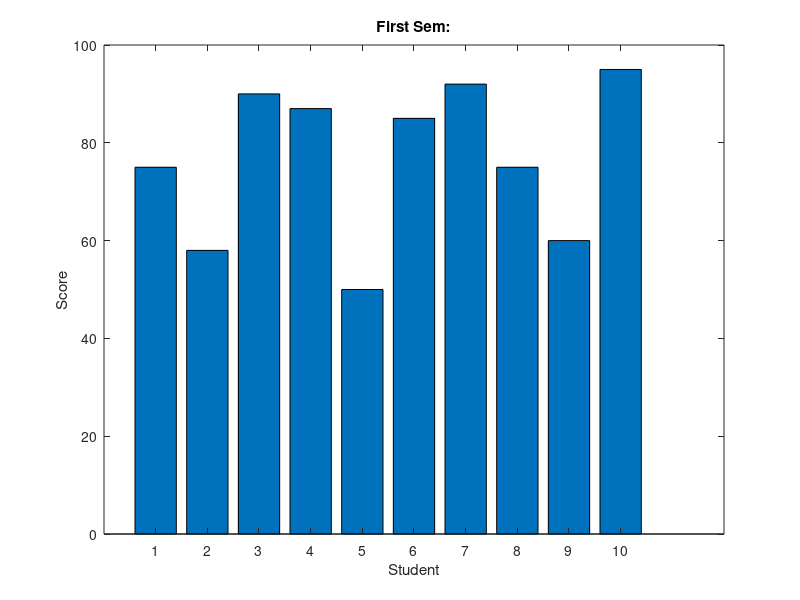
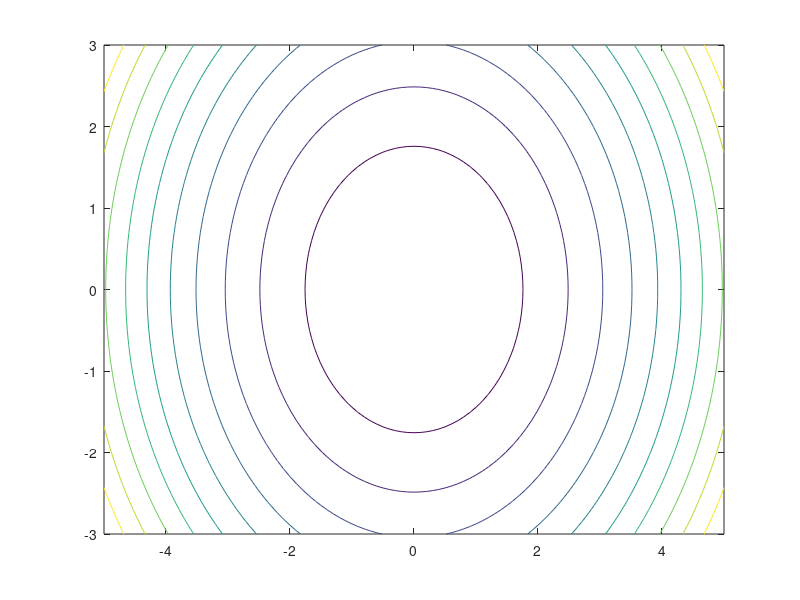
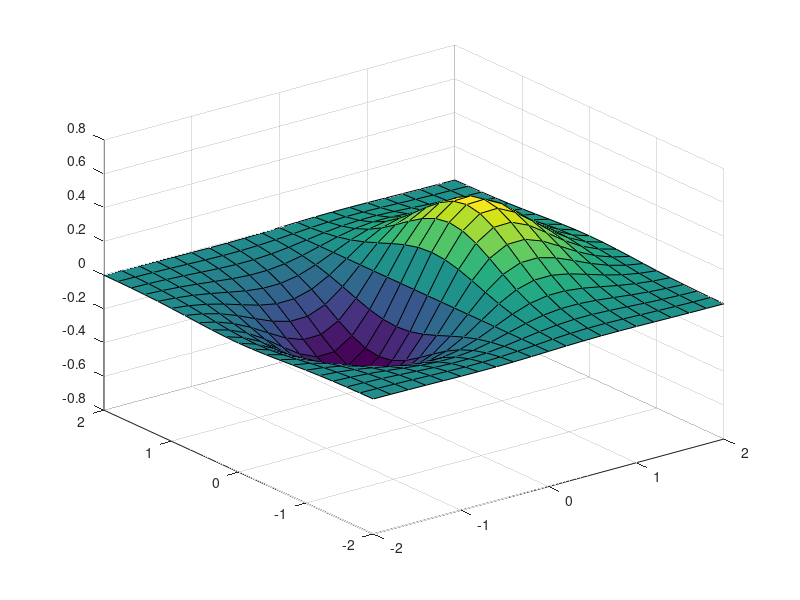

MATLAB code to generate these figures, in order:
% This chapter will continue exploring the plotting and graphics 
% capabilities of MATLAB. We will discuss −
% 
% Drawing bar charts
% Drawing contours
% Three dimensional plots

% Drawing Bar Charts
% The bar command draws a two dimensional bar chart. Let us take up an 
% example to demonstrate the idea.
% 
% Example
% Let us have an imaginary classroom with 10 students. We know the percent 
% of marks obtained by these students are 75, 58, 90, 87, 50, 85, 92, 75, 60 
% and 95. We will draw the bar chart for this data.
% 
% Create a script file and type the following code −

x = [1:10];
y = [75, 58, 90, 87, 50, 85, 92, 75, 60, 95];
bar(x,y), xlabel('Student'),ylabel('Score'),
title('First Sem:')
print -deps graph.eps

% Drawing Contours
% A contour line of a function of two variables is a curve along which the function has a constant value. Contour lines are used for creating 
% contour maps by joining points of equal elevation above a given level, 
% such as mean sea level.
% 
% MATLAB provides a contour function for drawing contour maps.
% 
% Example
% Let us generate a contour map that shows the contour lines for a given 
% function g = f(x, y). This function has two variables. So, we will have to 
% generate two independent variables, i.e., two data sets x and y. This is 
% done by calling the meshgrid command.
% 
% The meshgrid command is used for generating a matrix of elements that give 
% the range over x and y along with the specification of increment in each 
% case.
% 
% Let us plot our function g = f(x, y), where −5 ≤ x ≤ 5, −3 ≤ y ≤ 3. 
% Let us take an increment of 0.1 for both the values. 
% The variables are set as −

[x,y] = meshgrid(-5:0.1:5,-3:0.1:3);   %independent variables
g = x.^2 + y.^2;                       % our function
contour(x,y,g)                         % call the contour function
print -deps graph.eps


% Three Dimensional Plots
% Three-dimensional plots basically display a surface defined by a function in two variables, g = f (x,y).
% 
% As before, to define g, we first create a set of (x,y) points over 
% the domain of the function using the meshgrid command. Next, 
% we assign the function itself. Finally, we use the surf command to create a 
% surface plot.
% 
% The following example demonstrates the concept −
% 
% Example
% Let us create a 3D surface map for the function g = xe-(x2 + y2)
% 
% Create a script file and type the following code −

[x,y] = meshgrid(-2:.2:2);
g = x .* exp(-x.^2 - y.^2);
surf(x, y, g)
print -deps graph.eps